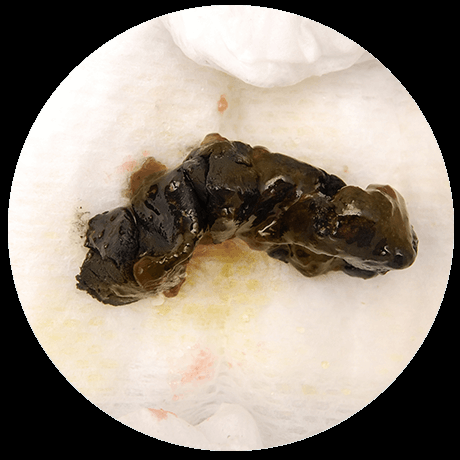
#> input picture DominantColor/stool/black/black1.jpg, 460 x 460 px, given in place of , which was not available
$ python bristolShapeMaker.py
#> lines starting #> are read from the running program, lines starting #| are printed output that depends on the picture; after the words box and inside, x2 and y2 are one past the last pixel; in counts of white or black regions, pixels touching at a corner belong together; long printed decimals are rounded; pictures that were not available may be replaced by others from this repository, and a replacement may not be noted
import cv2
import numpy as np
import matplotlib.pyplot as plt
from sklearn.cluster import KMeans
import argparse
import os
import glob

# gray world white balancing
def whiteBalance(img):

    #rgb extraction
    r, g, b = cv2.split(img)
    r_avg = cv2.mean(r)[0]
    g_avg = cv2.mean(g)[0]
    b_avg = cv2.mean(b)[0]

     # Find the gain of each channel
    k = (r_avg + g_avg + b_avg) / 3
    kr = k / r_avg
    kg = k / g_avg
    kb = k / b_avg

    #balance
    r = cv2.addWeighted(src1=r, alpha=kr, src2=0, beta=0, gamma=0)
    g = cv2.addWeighted(src1=g, alpha=kg, src2=0, beta=0, gamma=0)
    b = cv2.addWeighted(src1=b, alpha=kb, src2=0, beta=0, gamma=0)

    balance_img = cv2.merge([r, g, b])

    return balance_img


#historgram calculation
def find_histogram(model):

    #label number
    numLabels = np.arange(0, len(np.unique(model.labels_)) + 1)  #np.unique(model.labels_) == klustering의 개수 k
    #histogram
    (hist, _) = np.histogram(model.labels_, bins=numLabels)

    hist = hist.astype("float")

    hist /= hist.sum()


    return hist


def color(img,hsv,seg,hist, centroids):

    #dominant color bar setting
    bar = np.zeros((50, 300, 3), dtype="uint8")
    startX = 0
    i = 1
    for (percent, color) in zip(hist, centroids):
        # plot the relative percentage of each cluster
        endX = startX + (percent * 300)
        cv2.rectangle(bar, (int(startX), 0), (int(endX), 50),
                      color.astype("uint8").tolist(), -1)

        #각 color의 hsv 값과 percentage 추출
        color3d =  np.reshape(color, ( 1, 1, 3))
        hsvC = cv2.cvtColor(color3d.astype("uint8"), cv2.COLOR_BGR2HSV)
        print("stool의 hsv는 ", hsvC ," >> ", percent , " % ")

        # exception setting : gray stool, 청크린, black stool
        if hsvC[0,0,1] < 55 and hsvC[0,0,2] > 30:
            print("하얀색 변기 or 회색 stool 제외!!!")
            continue

        if (hsvC[0,0,0] in range (80,135)):
            print("청크린 제외!!!") #
            continue

        if ( hsvC[0,0,2] < 30 ):
            print("Stool은 검은색입니다!!!")
            #따로 컨투어 처리 해주기!
            continue

        #dominant stool에 대해 처리할때 오류나는 경우 발생
        if i == 1:
            color_hsv = hsvC
            dominant = percent
        if i != 1 and dominant < percent:
            color_hsv = hsvC
            dominant = percent

        startX = endX
        i = i + 1

    print("dominant color의 hsv >> ", color_hsv)

    # stool color hsv setting
    if (color_hsv[0,0,0] in range (12,24) and color_hsv[0,0,2] in range(0,71)):
        print("Stool은 고동색(Dark Brown)입니다!!!")
        lower, upper = bound(color_hsv)

    elif (color_hsv[0,0,0] in range (12,24) and color_hsv[0,0,2] in range(70,255)):
        print("Stool은 밝은 갈색(Brown)입니다!!!")
        lower, upper = bound(color_hsv)

    elif (color_hsv[0,0,0] in range (33,70)):
        print("Stool은 초록색(Green)입니다!!!")
        lower, upper = bound(color_hsv)

    elif (color_hsv[0,0,0] in range (24,33)):
        print("Stool은 노란색(Yellowish)입니다!!!")
        lower, upper = bound(color_hsv)

    elif (color_hsv[0,0,0] in range (0,12)) :
        print("Stool은 적색( Red)입니다!!!")
        lower, upper = bound(color_hsv)

    elif (color_hsv[0,0,0] in range (230,240)) :
        print("Stool은 적색( Red)입니다!!!")
        lower, upper = bound(color_hsv)

    stool = stoolOnly(img,seg,lower,upper)

    return stool

# hsv의 범위에 따라 해당 영역 추출 과정 시각화 함수
def stoolOnly(img,hsv,lower,upper):

    #hsv 범위에 따라 부분 추출
    hsv = cv2.cvtColor(hsv, cv2.COLOR_BGR2HSV)
    stoolClr = cv2.inRange(hsv, lower, upper)
    stoolShp = cv2.bitwise_and(hsv, hsv , mask = stoolClr)
    stoolShp = cv2.cvtColor(stoolShp, cv2.COLOR_HSV2BGR)

    #binary 이미지로 추출,
    stoolgray = cv2.cvtColor(stoolShp, cv2.COLOR_BGR2GRAY)
    ret,thresh = cv2.threshold(stoolgray, 20, 255, cv2.THRESH_BINARY)

    #morphology(close >> open) 적용한 후 canny edge로 경계면 추출
    kernel = np.ones((9, 9), np.uint8)
    result2 = cv2.morphologyEx(thresh, cv2.MORPH_CLOSE, kernel)
    result3 = cv2.morphologyEx(result2, cv2.MORPH_OPEN, kernel)
    canny = cv2.Canny(result3,50,150)

    return canny

#dominant stool color에 대한 임의의 범위 설정
def bound(color_hsv):
        color_hsv_ = color_hsv.astype("uint8").tolist()
        h = color_hsv_[0][0][0]
        s = color_hsv_[0][0][1]
        v = color_hsv_[0][0][2]

        hd = 5
        sd = 40
        vd = 10

        h_ = h-hd
        s_ = s-sd
        v_ = v-vd

        #예외 처리 다시 확실히 하는것도 낫배드!ㄴ
        if h_ < 0:
            h_ = 0

        if s_ < 0:
            s_ = 0

        if v_ < 0:
            v_ =0

        if h_ > 180:
            h_ = 180

        if s_ > 255:
            s_ = 255

        if v_ > 255:
            v_ = 255

        lower = (h_,s_,v_)
        upper = (h+hd,s+sd,v+vd)
        print(lower, upper)
        return lower , upper

def segmentation(img , K):

    Z = img.reshape((-1,3))
    # convert to np.float32
    Z = np.float32(Z)

    # define criteria, number of clusters(K) and apply kmeans()
    criteria = (cv2.TERM_CRITERIA_EPS + cv2.TERM_CRITERIA_MAX_ITER, 10, 1.0)
    ret,label,center=cv2.kmeans(Z,K,None,criteria,10,cv2.KMEANS_RANDOM_CENTERS)

    # Now convert back into uint8, and make original image
    center = np.uint8(center)
    res = center[label.flatten()]
    res2 = res.reshape((img.shape))

    return res2

def elbow(X):
    X = X.reshape((X.shape[0] * X.shape[1],3)) #represent as row*column,channel number
    sse = []
    standard = 200000000 # 0.5*(10^9)

    for i in range(1,7):
        km = KMeans(n_clusters=i,init='k-means++',random_state=0)
        km.fit(X)
        sse.append(km.inertia_)
        print(km.inertia_)

        if km.inertia_ < standard: # 최적 k의
            print("찾았다!")
            K = i
            break
    return K

if __name__ == '__main__':

    #cmd로 input image directory pass
    parser = argparse.ArgumentParser()
    parser.add_argument('--input',type=str,default='./stool/',help='경로 입력 : 예시 ) ./stool/green/green9.jpg')
    args = parser.parse_args()
    location = args.input

    #program start
    img_ = cv2.imread(location,cv2.IMREAD_COLOR)
#> img_ is the input picture: shape (460, 460, 3); mean B, G, R 126.3, 138.1, 148.4
    cv2.imshow("original",img_)
    img = whiteBalance(img_)
#> in whiteBalance, `r, g, b = cv2.split(img)`:
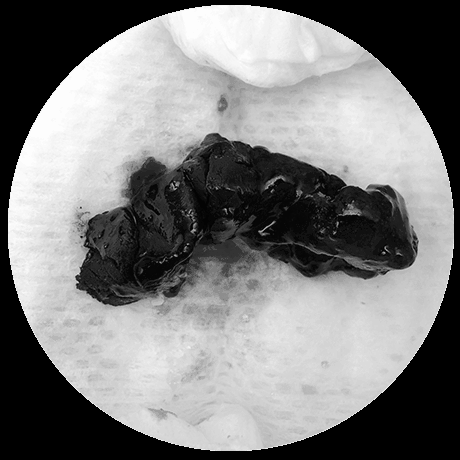
#> r: shape (460, 460); min 0, max 253, mean 126.3
#> in whiteBalance, `r, g, b = cv2.split(img)`:
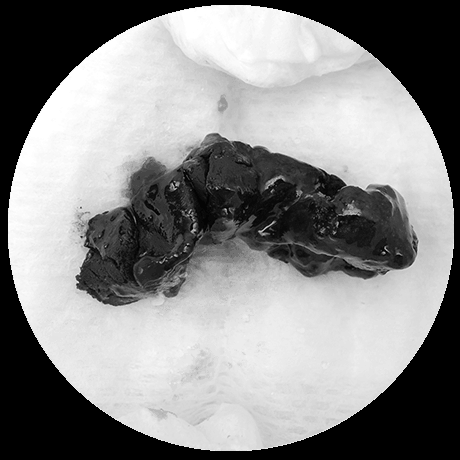
#> g: shape (460, 460); min 0, max 255, mean 138.1
#> in whiteBalance, `r, g, b = cv2.split(img)`:
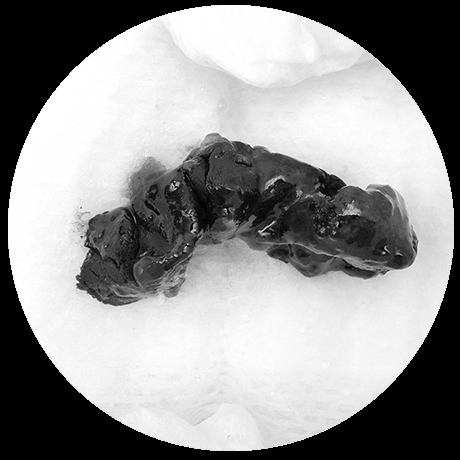
#> b: shape (460, 460); min 0, max 255, mean 148.4
#> in whiteBalance, `r_avg = cv2.mean(r)[0]`: r_avg = 126.3
#> in whiteBalance, `g_avg = cv2.mean(g)[0]`: g_avg = 138.1
#> in whiteBalance, `b_avg = cv2.mean(b)[0]`: b_avg = 148.4
#> in whiteBalance, `k = (r_avg + g_avg + b_avg) / 3`: k = 137.6
#> in whiteBalance, `kr = k / r_avg`: kr = 1.09
#> in whiteBalance, `kg = k / g_avg`: kg = 0.997
#> in whiteBalance, `kb = k / b_avg`: kb = 0.927
    hsv = cv2.cvtColor(img_, cv2.COLOR_BGR2HSV)
#> hsv: shape (460, 460, 3); mean H, S, V 11.7, 39.7, 148.4
    K = elbow(img)
#> after the loop in elbow, `for i in range(1,7):`: sse = [6.82e+09, 412146731.2, 211952041.7, 130742072.4]
#> K = 4

    #k-means clustering segmentation

    seg2 = segmentation(img,K)#segmentation_wb_bgr
#> in segmentation, `ret,label,center=cv2.kmeans(Z,K,None,criteria,10,cv2.KMEANS_RANDOM_CEN..`: ret = 130674410.7; center = [[234.7, 229, 224.4], [44.01, 63.64, 76.88], [177.7, 190, 195.5], [2.09, 3.11, 4.2]]
#> in segmentation, `center = np.uint8(center)`: center = [[234, 228, 224], [44, 63, 76], [177, 190, 195], [2, 3, 4]]
#> in segmentation, `res2 = res.reshape((img.shape))`:
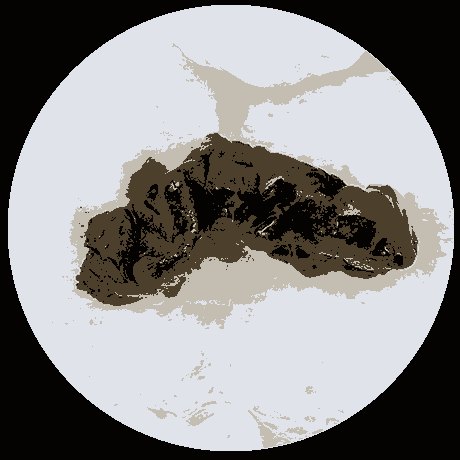
#> res2: shape (460, 460, 3); mean B, G, R 136.1, 136.9, 137.2

    #k-means clustering dominant color
    seg2_ = seg2.reshape((seg2.shape[0] * seg2.shape[1],3)) #represent as row*column,channel number
    model = KMeans(n_clusters=K) #cluster definition
    model.fit(seg2_)#adapt this model to original img

    #bar print
    hist = find_histogram(model)
#> hist = [0.113, 0.485, 0.306, 0.0966]
    canny = color(img ,hsv, seg2, hist, model.cluster_centers_)
#> the loop in color, `for (percent, color) in zip(hist, centroids):` made 4 passes
#> (percent, endX, color3d, color_hsv, dominant) on pass 1: (0.113, 33.84, [[44, 63, 76]], [[17, 107, 76]], 0.113)
#> (percent, endX, color3d, hsvC) on passes 2 to 4: (0.485, 179.3, [[234, 228, 224]], [[111, 11, 234]]), (0.306, 125.6, [[2, 3, 4]], [[0, 128, 4]]), (0.0966, 62.8, [[177, 190, 195]], [[21, 25, 195]])
#| stool의 hsv는  [[[ 17 107  76]]]  >>  0.1128  %
#| stool의 hsv는  [[[111  11 234]]]  >>  0.4848  %
#| 하얀색 변기 or 회색 stool 제외!!!
#| stool의 hsv는  [[[  0 128   4]]]  >>  0.3058  %
#| Stool은 검은색입니다!!!
#| stool의 hsv는  [[[ 21  25 195]]]  >>  0.09656  %
#| 하얀색 변기 or 회색 stool 제외!!!
#> after the loop in color, `for (percent, color) in zip(hist, centroids):`: bar: shape (50, 300, 3); mean H, S, V 65, 67, 69
#> after the loop in color, `for (percent, color) in zip(hist, centroids):`: i = 2
#| dominant color의 hsv >>  [[[ 17 107  76]]]
#> in bound, `color_hsv_ = color_hsv.astype("uint8").tolist()`: color_hsv_ = [[[17, 107, 76]]]
#> in bound, `h = color_hsv_[0][0][0]`: h = 17
#> in bound, `s = color_hsv_[0][0][1]`: s = 107
#> in bound, `v = color_hsv_[0][0][2]`: v = 76
#> in bound, `h_ = h-hd`: h_ = 12
#> in bound, `s_ = s-sd`: s_ = 67
#> in bound, `v_ = v-vd`: v_ = 66
#> in bound, `lower = (h_,s_,v_)`: lower = (12, 67, 66)
#> in bound, `upper = (h+hd,s+sd,v+vd)`: upper = (22, 147, 86)
#| (12, 67, 66) (22, 147, 86)
#> in color, `lower, upper = bound(color_hsv)`: lower = (12, 67, 66); upper = (22, 147, 86)
#> in stoolOnly, `hsv = cv2.cvtColor(hsv, cv2.COLOR_BGR2HSV)`: hsv: shape (460, 460, 3); mean H, S, V 61.1, 58.9, 142.1
#> in stoolOnly, `stoolClr = cv2.inRange(hsv, lower, upper)`:
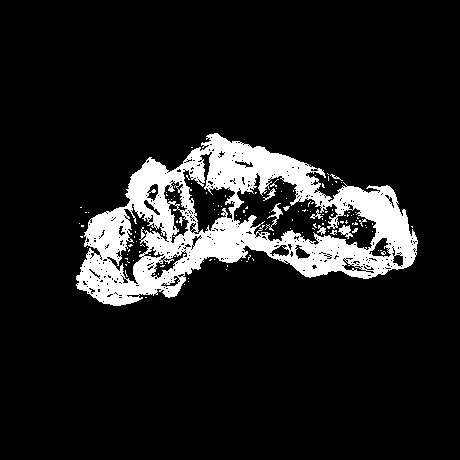
#> stoolClr: shape (460, 460); 11.3% white; 125 white regions (116 under 20 px), largest, box (x1, y1, x2, y2) and area: (76, 133, 418, 306) 23064, (265, 203, 283, 231) 126, (338, 225, 353, 239) 102
#> in stoolOnly, `stoolShp = cv2.bitwise_and(hsv, hsv , mask = stoolClr)`: stoolShp: shape (460, 460, 3); mean H, S, V 2, 12.1, 8.6
#> in stoolOnly, `stoolShp = cv2.cvtColor(stoolShp, cv2.COLOR_HSV2BGR)`:
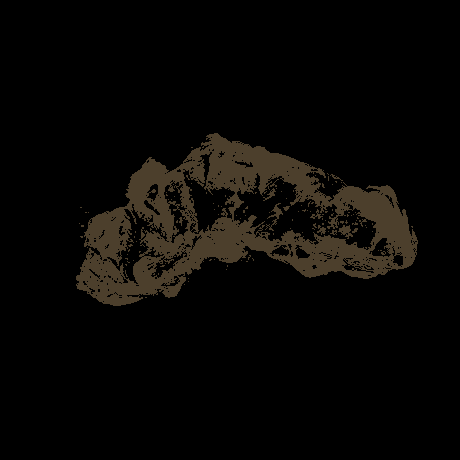
#> stoolShp: shape (460, 460, 3); mean B, G, R 5, 7.1, 8.6
#> in stoolOnly, `result2 = cv2.morphologyEx(thresh, cv2.MORPH_CLOSE, kernel)`: result2: shape (460, 460); 15.1% white; 5 white regions (4 under 20 px), largest, box (x1, y1, x2, y2) and area: (76, 133, 418, 306) 31940
#> in stoolOnly, `result3 = cv2.morphologyEx(result2, cv2.MORPH_OPEN, kernel)`: result3: shape (460, 460); 14.9% white; 2 white regions, box (x1, y1, x2, y2) and area: (76, 134, 417, 305) 31508, (274, 203, 283, 215) 108
#> in stoolOnly, `canny = cv2.Canny(result3,50,150)`:
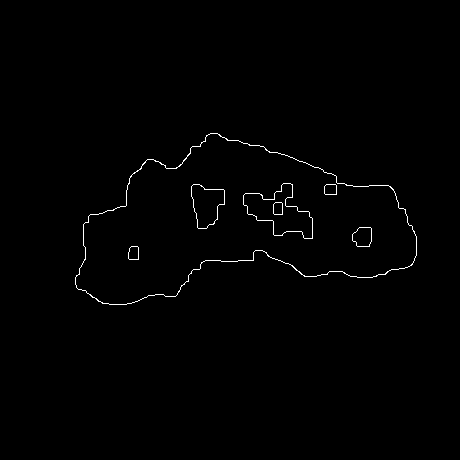
#> canny: shape (460, 460); 0.71% white in thin lines or dots, all inside (x1, y1, x2, y2) = (75, 133, 417, 305)
    cv2.imshow("canny",canny)
    cv2.imwrite("canny/1.jpg", canny)
    cv2.waitKey(0)
